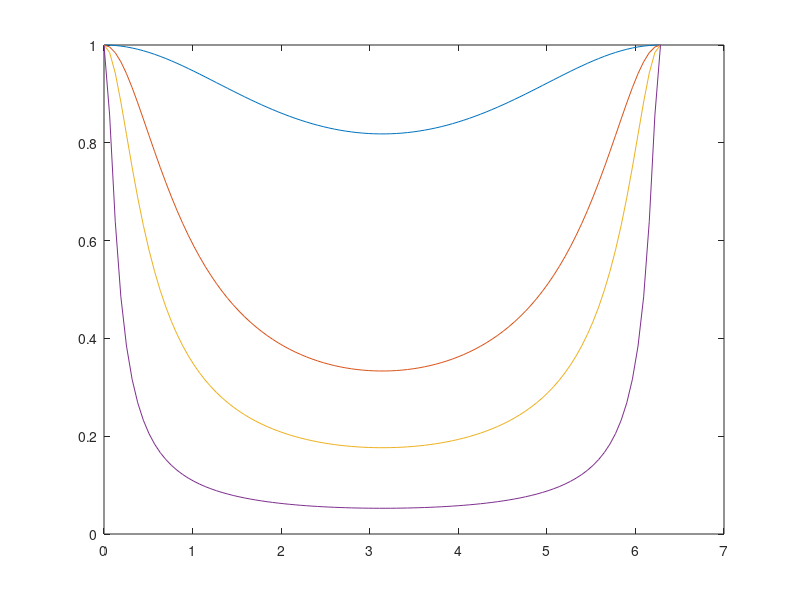
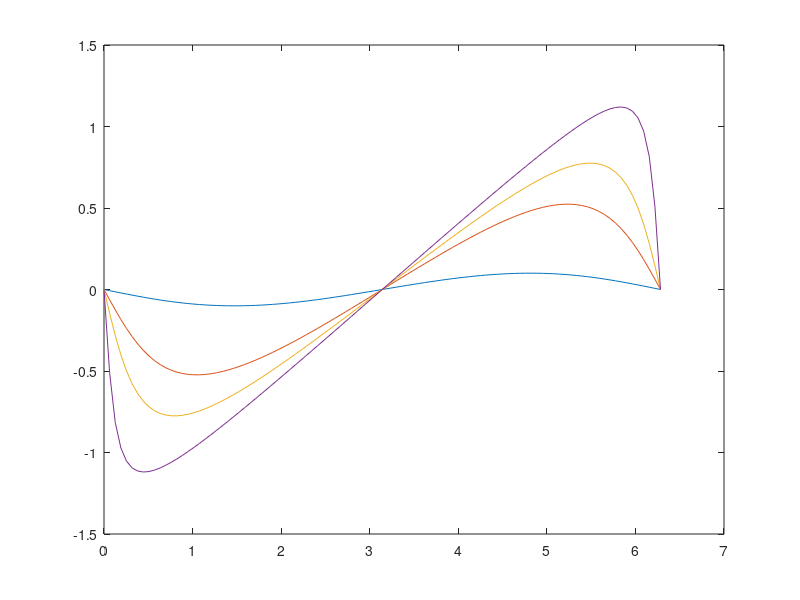
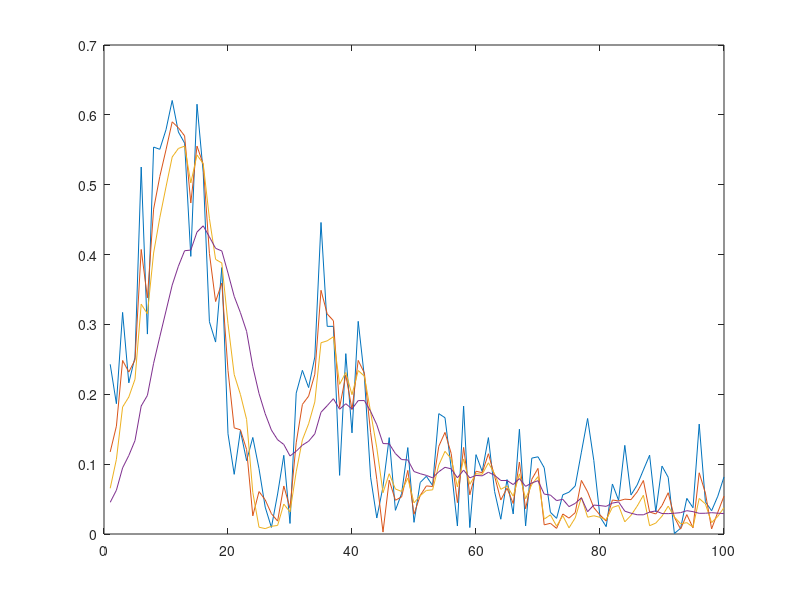

MATLAB code to generate these figures, in order: (Note: this script raises an error after producing the figures.)
%% Phys 420 - A4 written by Dilyar
%% Q1
clear,clc

% part d
w = (0:2*pi/(100-1):2*pi);
b = [0.1,0.5,0.7,0.9];
%plot the magnitude
for n = 1 : 1 : length(b);
M = abs((exp(i*w).*(1-b(n)))./(exp(i*w)-b(n)));
plot(w,M);
hold on
end
hold off;
%phase plot
figure
for n = 1 : 1 : length(b);
T = (exp(i*w).*(1-b(n)))./(exp(i*w)-b(n));
p1 = atan(imag(T)./real(T));
plot(w,p1);
hold on
end
hold off

% part e
N=100;
n = (1:1:N);
x = (sin(2*pi*n/50).*exp(-n/50)).*(sin(2*pi*n/50).*exp(-n/50));
x_noisy = imnoise(x,"gaussian",0,0.01);
figure,plot(n,x);
hold on
plot(n,x_noisy);
hold off

%part f
w = (0:2*pi/(100-1):2*pi);
%figure,plot(n,x_noisy,'LineWidth',2);

for m = 1 : 1 : length(b);
F1 = (exp(i*w).*(1-b(m)))./(exp(i*w)-b(m));
X = fft(x_noisy);
C1 = X .* F1;
c1 = ifft(C1);
plot(n,abs(c1));
hold on
end
hold off

% part g
load("TSX_Stock.mat");
n = (1:1:62);
w = (0:2*pi/(62-1):2*pi);
m = 0.7;
F2 = (exp(i*w).*m)./(exp(i*w)-m);
F2_norm = F2(:)/max(F2(:));
TSX_norm = TSX_Stock(:)/max(TSX_Stock);
Tfreq = fft(TSX_norm);
Filtered_dat = Tfreq .* F2_norm;
filt_dat = ifft(Filtered_dat);
figure,plot(n,TSX_norm','LineWidth',2)
hold on
plot(n,abs(filt_dat),'LineWidth',2);
hold off
title 'TSX_ Stock Original and Filtered (b=0.7 option selected)'

%% Q2
clear,clc
Xnoisy = load("Xnoisy.mat");
I_noisy = Xnoisy.Xnoisy;
fc = 20;
fs = 300;
[b,a] = butter(2,fc/(fs/2));
dataOut = filter(b,a,I_noisy);
figure,imshow(I_noisy);
title 'noisy'
figure,imshow(dataOut);
title 'filtered'
%%
Im = I_noisy;
% butterworth
n=5; % order
d0 = 10; % cutoff frequency
I = double(Im);
[nx ny]  = size(I);
I_fft = fftshift(fft2(I));
filtered_im = ones(nx,ny);
for i = 1 : nx-1
    for j = 1: ny-1
        dist = ((i-(nx+1))^2 + (j-(ny+1))^2)^.5;
        filtered_im(i,j) = 1/(1+(dist/d0)^(2*n));
    end
end
filtered_im = I_fft + filtered_im.*I_fft;
filtered_im = ifft2(ifftshift(filtered_im));
% end of butter

imshow(real(filtered_im));

%%

for i = 3 : 2 : 11
Im_med_filt = medfilt2(I_noisy,[i,i],'symmetric');
figure,imshow(Im_med_filt);
end

h1 = I_noisy(height(I_noisy)/2,:);
h2 = dataOut(height(dataOut)/2,:);
h3 = Im_med_filt(height(Im_med_filt)/2,:);
t1 = (1:1:length(h1));
figure,plot(t1,h1,'LineWidth',2);
hold on
plot(t1,h2,'LineWidth',2);
plot(t1,h3,'LineWidth',2);
hold off

%% Q3
clear,clc
%
Xnoisy = load("Xnoisy.mat");
XnoisyBlur = load("XnoisyBlur.mat");
Xnorm = load("Xnorm.mat");
I_noisy = Xnoisy.Xnoisy;
I_noisyBlur = XnoisyBlur.XnoisyBlur;
I_norm = Xnorm.Xnorm;
%
%figure,imshow(I_noisy);
%figure,imshow(I_noisyBlur);
%figure,imshow(I_norm);
%
h1 = I_noisyBlur(height(I_noisyBlur)/2,:);
h2 = I_noisy(height(I_noisy)/2,:);
h3 = I_norm(height(I_norm)/2,:);
t1 = (1:1:length(h1));
plot(t1,h1);
hold on
plot(t1,h2);
plot(t1,h3);
hold off
%
PSF = fspecial("gaussian",[],4);
wnr1 = deconvwnr(I_noisyBlur,PSF,1/200);
figure,imshow(wnr1);
title 'Wiener Deconvolved K = 1/200'

cnt = 0;
figure,plot(t1,h3); 
hold on
k=1;
m=0;
for n = 1 : 1 : 2000 
    wnr2 = deconvwnr(I_noisy,PSF,1/n);
    diff = I_norm - wnr2;
    mu = mean(diff,"all");
    if mu < k 
        k = mu;
        m = n;
    end
end
wnr3 = deconvwnr(I_noisy,PSF,1/n);
imshow(wnr3);
hold off
%%

%%
clear,clc
%
dat2 = load("iPhoneShake_t.csv");
% part a - plot original data vs time and plot y and z vs x
figure,plot(dat2(:,1),dat2(:,2));
hold on 
plot(dat2(:,1),dat2(:,3));
plot(dat2(:,1),dat2(:,4));
hold off
title 'original data'
figure,scatter(dat2(:,2),dat2(:,3));
title 'x vs y'
figure,scatter(dat2(:,2),dat2(:,4));
title 'x vs z '
figure,scatter(dat2(:,3),dat2(:,4));
title 'y vs z '
% comment: from orginal data, noticed that all x,y,z are priodic in nature,
% which makes sense due to what type of data this is. for plotting x vs y
% and x vs z, there is a downward trend, but it's difficult to comment on
% how these data on different axis correlate with each other.

% part b
[coeff,score,latent,tsquared,explained] = pca(dat2(:,2:4));
figure,plot(dat2(:,1),score(:,1))
hold on
plot(dat2(:,1),score(:,2))
plot(dat2(:,1),score(:,3))
title 'score1,score2,and score3 vs t'
hold off
%[U,sig,V] = svd(dat2(:,2:4),'econ');

% part c
c1 = explained(1); % 95.4%
c2 = explained(2); % 3.69%
c3 = explained(3); % 0.87%
figure,scatter3(score(:,1),score(:,2),score(:,3))
axis equal
xlabel('1st Principal Component')
ylabel('2nd Principal Component')
zlabel('3rd Principal Component')

% after projection,
% since component 1,2,and 3 are represent 99.59 % of the original data, as
% shown in 3d scatter plot, we could represent data in 3d plot, or even
% pc1 and pc2 which still represent 97.75% of the data, we could also plot
% in 2d without much loss of representation.

% part d
figure,scatter(score(:,1),score(:,2),'filled')
title 'new x vs y'
figure,scatter(score(:,1),score(:,3),'filled')
title 'new x vs z'
figure,scatter(score(:,2),score(:,3),'filled')
title 'new y vs z'

% part e
Recons = coeff * score';
Recons = Recons';
figure,scatter(Recons(:,1),Recons(:,2),'magenta','filled');
title 'reconstructed x vs yafter PCA'
figure,scatter(Recons(:,1),Recons(:,3),'green','filled');
title 'reconstructed x vs z after PCA'
figure,scatter(Recons(:,2),Recons(:,3),'red','filled');
title 'reconstructed y vs z after PCA '

% note: by comparison, we got the original datasets back in their original 
% axis. It's done by multiplying co-efficients (3x3) by inverted score
% matrix.

% part g
% by looking at the PCA component projection, it's obvious that the phone
% was shaken mainly in a single axis since PC1 have 95% representation of
% the dataset. Including some amount of contribution from y PC2 (3%), when
% pc1 and pc2 combined, the 99% confidence suggest that phone was mainly 
% shaken on the a 2d plane, with linear motion on a single axis. 
% We can not say which axis exactly because PCA result tells us the
% collective behavious of this entire dataset. 

%% Q5 
clear,clc;
[X,T] = wine_dataset;
Z = linkage(X',"complete",'euclidean');
cutoff = median([Z(end-1,3) Z(end-1,2)]);
cutoff2 = 400;
dendrogram(Z,'ColorThreshold',cutoff2)
%dendrogram(Z);
%%
clear,clc
[X,T] = wine_dataset;
X = X';

figure
scatter(X(:,1),X(:,2),'filled','black');
opts = statset('Display','iter');
[idx,C] = kmeans(X,3,'Distance','cityblock','Replicates',5,'Options',opts);
figure;
plot(X(idx==1,1),X(idx==1,2),'r.','MarkerSize',12,'Color','blue')
hold on
plot(X(idx==2,1),X(idx==2,2),'b.','MarkerSize',12,'Color','green')
plot(X(idx==3,1),X(idx==3,2),'b.','MarkerSize',12,'Color','red')
plot(C(:,1),C(:,2),'kx','MarkerSize',10,'LineWidth',3) 
legend('Cluster 1','Cluster 2','Cluster 3','Centroids','Location','NW')
title 'Cluster Assignments and Centroids'
hold off

%figure
%gscatter(X(:,1),X(:,2),idx,'bgm')
%hold on
%plot(C(:,1),C(:,2),'kx')
%legend('Cluster 1','Cluster 2','Cluster 3','Cluster Centroid')

M = zeros(178,1)
M(1:59,1) = 1;
M(60:130,1) = 2;
M(131:178,1) = 3;

sc = confusionmat(M,idx)
sc1 = confusionchart(M,idx)
